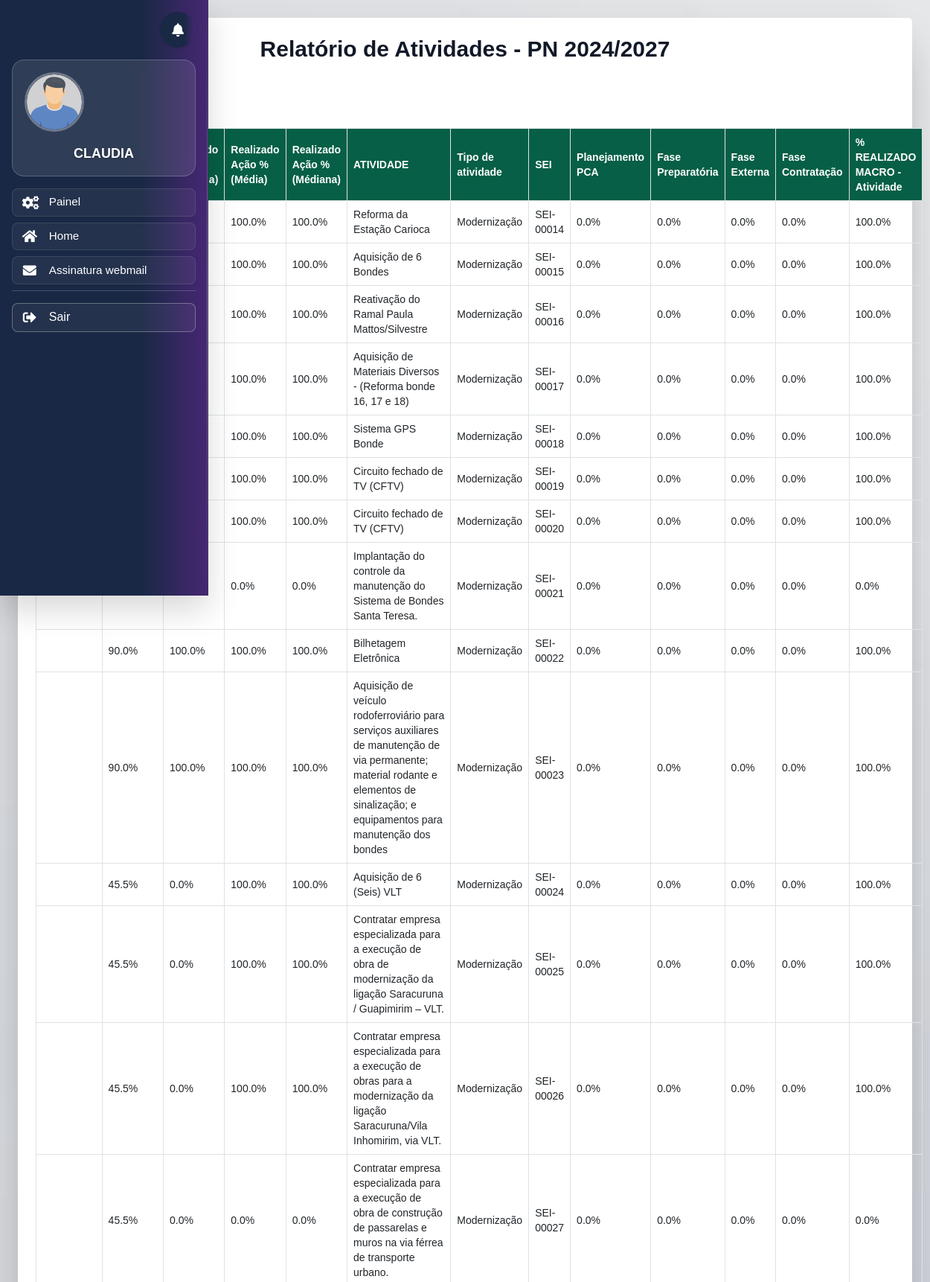
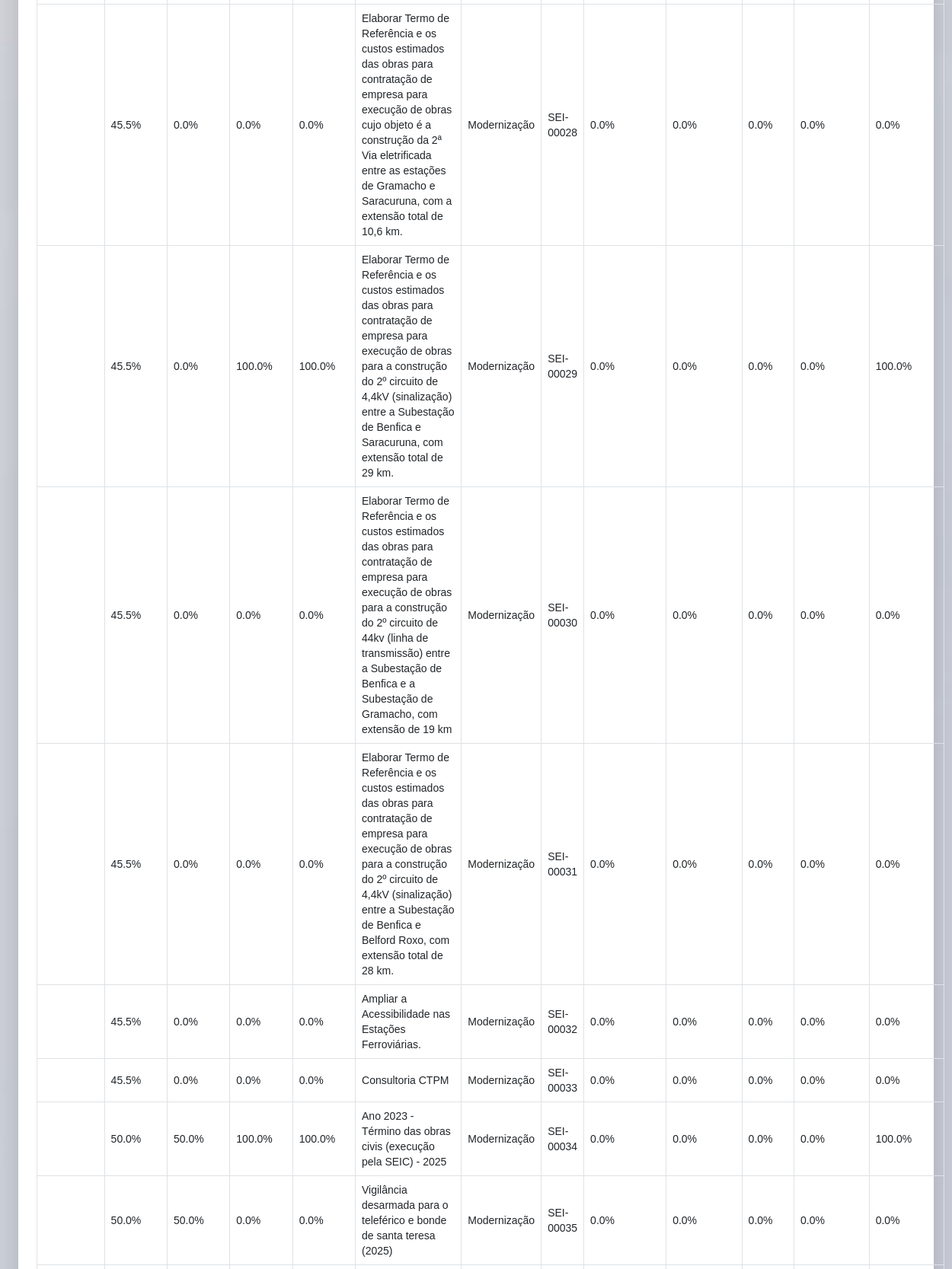
Page /relatoriosplanejamento.php (signed in, upper part) on the committed database (2 pictures, top to bottom).
### tables this page shows
CREATE TABLE `planejamento` (
  `id` int(11) NOT NULL,
  `titulo_oportunidade` varchar(255) NOT NULL,
  `setor` varchar(100) NOT NULL,
  `valor_estimado` decimal(15,2) NOT NULL DEFAULT 0.00,
  `prazo` date NOT NULL,
  `status` varchar(50) NOT NULL,
  `descricao` text DEFAULT NULL,
  `project_plan` longtext DEFAULT NULL CHECK (json_valid(`project_plan`)),
  `created_at` timestamp NOT NULL DEFAULT current_timestamp(),
  `pe_code` varchar(220) NOT NULL
);

CREATE TABLE `macroetapas` (
  `id` bigint(20) NOT NULL,
  `planejamento_id` bigint(20) NOT NULL,
  `setor` varchar(220) NOT NULL,
  `nome_macroetapa` varchar(255) NOT NULL,
  `responsavel` varchar(255) DEFAULT NULL,
  `etapa_nome` longtext NOT NULL,
  `etapa_concluida` enum('sim','não') DEFAULT 'não',
  `data_conclusao` date NOT NULL
);

### relatoriosplanejamento.php (the view, shortened to what this page needs)
<?php
function carregarDados($pdo) {
    $stmt = $pdo->query("SELECT id, pe_code, titulo_oportunidade, setor, valor_estimado, prazo, status, descricao, project_plan, created_at FROM planejamento");
    $planejamento = $stmt->fetchAll(PDO::FETCH_ASSOC);
    $stmt = $pdo->query("SELECT id, planejamento_id, setor, nome_macroetapa, responsavel, etapa_nome, etapa_concluida, data_conclusao FROM macroetapas");
    $macroetapas = $stmt->fetchAll(PDO::FETCH_ASSOC);
    $macro_by_id = [];
    foreach ($macroetapas as $me) {
        $pid = $me['planejamento_id'];
        if (!isset($macro_by_id[$pid])) {
            $macro_by_id[$pid] = [];
        }
        $macro_by_id[$pid][] = $me;
    }
    return ['planejamento' => $planejamento, 'macroetapas' => $macroetapas, 'macro_by_id' => $macro_by_id];
}
try {
    $pdo = new PDO("mysql:host=localhost;dbname=gm_sicbd;charset=utf8", 'root', '');
    $pdo->setAttribute(PDO::ATTR_ERRMODE, PDO::ERRMODE_EXCEPTION);
} catch (PDOException $e) {
    die("Erro na conexão com o banco de dados: " . $e->getMessage());
}
$datos = carregarDados($pdo);
$planejamento = $datos['planejamento'];
$macro_by_id = $datos['macro_by_id'];
$setores = array_unique(array_column($planejamento, 'setor'));
$setorStats = [];
foreach ($setores as $setor) {
    $oportunidadesSetor = array_filter($planejamento, function($p) use ($setor) { return $p['setor'] === $setor; });
    $progressos = [];
    foreach ($oportunidadesSetor as $op) {
        $etapas = $macro_by_id[$op['id']] ?? [];
        $total = count($etapas);
        $completed = count(array_filter($etapas, function($me) { return $me['etapa_concluida'] === 'sim'; }));
        $progressos[] = $total > 0 ? ($completed / $total) * 100 : 0;
    }
    sort($progressos);
    $count = count($progressos);
    $media = $count > 0 ? array_sum($progressos) / $count : 0;
    $mediana = $count > 0 ? ($count % 2 == 0 ? ($progressos[$count/2 - 1] + $progressos[$count/2]) / 2 : $progressos[($count-1)/2]) : 0;
    $setorStats[$setor] = ['media' => $media, 'mediana' => $mediana];
}
$faseMap = [
    "PLANEJAMENTO PCA" => "Planejamento PCA",
    "FASE PREPARATÓRIA" => "Fase Preparatória",
    "FASE EXTERNA" => "Fase Externa",
    "FASE DE CONTRATAÇÃO" => "Fase Contratação"
];
$phases = array_values($faseMap);
include 'header.php';
?>
<!DOCTYPE html>
<html lang="pt-BR">
<head>
    <script src="https://cdn.tailwindcss.com"></script>
</head>
<body class="bg-gray-100 min-h-screen flex flex-col items-center justify-center p-4">
    <div class="w-full max-w-7xl bg-white shadow-2xl rounded-lg p-6">
        <h1 class="text-3xl font-bold text-gray-900 mb-6 text-center">Relatório de Atividades - PN 2024/2027</h1>
        <button id="gerarRelatorio" class="mb-6 bg-green-700 text-white px-5 py-2 rounded-md hover:bg-green-800 transition duration-200">Atualizar Relatório</button>
        <table id="tabelaRelatorio" class="w-full border-collapse text-sm">
            <thead>
                <tr>
                    <th class="border p-2 text-left font-semibold">Referência</th>
                    <th class="border p-2 text-left font-semibold">Realizado Tema % (Média)</th>
                    <th class="border p-2 text-left font-semibold">Realizado Tema % (Médiana)</th>
                    <th class="border p-2 text-left font-semibold">Realizado Ação % (Média)</th>
                    <th class="border p-2 text-left font-semibold">Realizado Ação % (Médiana)</th>
                    <th class="border p-2 text-left font-semibold">ATIVIDADE</th>
                    <th class="border p-2 text-left font-semibold">Tipo de atividade</th>
                    <th class="border p-2 text-left font-semibold">SEI</th>
                    <th class="border p-2 text-left font-semibold">Planejamento PCA</th>
                    <th class="border p-2 text-left font-semibold">Fase Preparatória</th>
                    <th class="border p-2 text-left font-semibold">Fase Externa</th>
                    <th class="border p-2 text-left font-semibold">Fase Contratação</th>
                    <th class="border p-2 text-left font-semibold">% REALIZADO MACRO - Atividade</th>
                </tr>
            </thead>
            <tbody id="relatorioBody">
                <?php foreach ($planejamento as $oportunidade): ?>
                    <?php
                    $pid = $oportunidade['id'];
                    $etapas = $macro_by_id[$pid] ?? [];
                    $totalEtapas = count($etapas);
                    $completedEtapas = count(array_filter($etapas, function($me) { return $me['etapa_concluida'] === 'sim'; }));
                    $progressAcao = $totalEtapas > 0 ? ($completedEtapas / $totalEtapas) * 100 : 0;
                    $setor = $oportunidade['setor'];
                    $project_plan = json_decode($oportunidade['project_plan'], true) ?? [];
                    $faseTotal = array_fill_keys($phases, 0);
                    foreach ($project_plan as $macro) {
                        $macro_name = $macro['name'] ?? $macro['nome_macroetapa'] ?? 'N/A';
                        $fase = $faseMap[$macro_name] ?? 'N/A';
                        if (in_array($fase, $phases)) {
                            $faseTotal[$fase] += count($macro['etapas'] ?? []);
                        }
                    }
                    $faseProgress = array_fill_keys($phases, 0);
                    foreach ($etapas as $me) {
                        $macro_name = $me['nome_macroetapa'];
                        $fase = $faseMap[$macro_name] ?? 'N/A';
                        if (in_array($fase, $phases) && $me['etapa_concluida'] === 'sim') {
                            $faseProgress[$fase]++;
                        }
                    }
                    $fasePercent = [];
                    foreach ($phases as $phase) {
                        $t = $faseTotal[$phase];
                        $c = $faseProgress[$phase];
                        $fasePercent[$phase] = $t > 0 ? ($c / $t) * 100 : 0;
                    }
                    $mediaTema = $setorStats[$setor]['media'] ?? 0;
                    $medianaTema = $setorStats[$setor]['mediana'] ?? 0;
                    $mediaAcao = $progressAcao;
                    $medianaAcao = $progressAcao;
                    $tipoAtividade = strpos($oportunidade['titulo_oportunidade'], 'Manutenção') !== false ? 'Manutenção' : 'Modernização';
                    $sei = 'SEI-' . str_pad($oportunidade['id'], 5, '0', STR_PAD_LEFT);
                    ?>
                    <tr class="toggle-details">
                        <td class="border p-2"><?php echo htmlspecialchars($oportunidade['pe_code'] ?? 'N/A'); ?></td>
                        <td class="border p-2"><?php echo number_format($mediaTema, 1); ?>%</td>
                        <td class="border p-2"><?php echo number_format($medianaTema, 1); ?>%</td>
                        <td class="border p-2"><?php echo number_format($mediaAcao, 1); ?>%</td>
                        <td class="border p-2"><?php echo number_format($medianaAcao, 1); ?>%</td>
                        <td class="border p-2"><?php echo htmlspecialchars($oportunidade['titulo_oportunidade']); ?></td>
                        <td class="border p-2"><?php echo htmlspecialchars($tipoAtividade); ?></td>
                        <td class="border p-2"><?php echo $sei; ?></td>
                        <td class="border p-2"><?php echo number_format($fasePercent['Planejamento PCA'], 1); ?>%</td>
                        <td class="border p-2"><?php echo number_format($fasePercent['Fase Preparatória'], 1); ?>%</td>
                        <td class="border p-2"><?php echo number_format($fasePercent['Fase Externa'], 1); ?>%</td>
                        <td class="border p-2"><?php echo number_format($fasePercent['Fase Contratação'], 1); ?>%</td>
                        <td class="border p-2"><?php echo number_format($progressAcao, 1); ?>%</td>
                    </tr>
                <?php endforeach; ?>
            </tbody>
        </table>
    </div>
</body>
</html>
<?php
include 'footer.php';
?> ```

### src/style/lateral-menu.css (style rules this page uses)
:root { --primary-gradient: linear-gradient(90deg, #192844 67.81%, #472774 100%); --secondary-gradient: linear-gradient(135deg, #472774 0%, #6a4c93 100%); --accent-gradient: linear-gradient(135deg, #667eea 0%, #764ba2 100%); --success-gradient: linear-gradient(135deg, #4facfe 0%, #00f2fe 100%); --warning-gradient: linear-gradient(135deg, #43e97b 0%, #38f9d7 100%); --danger-gradient: linear-gradient(135deg, #fa709a 0%, #fee140 100%); --glass-gradient: linear-gradient(135deg, rgba(255, 255, 255, 0.1) 0%, rgba(255, 255, 255, 0.05) 100%); --primary-color: #192844; --secondary-color: #472774; --accent-color: #667eea; --text-dark: #2d3748; --text-light: #718096; --bg-light: #f7fafc; --bg-white: #ffffff; --border-color: #e2e8f0; --shadow-sm: 0 1px 3px rgba(0, 0, 0, 0.1); --shadow-md: 0 4px 6px rgba(0, 0, 0, 0.1); --shadow-lg: 0 10px 25px rgba(0, 0, 0, 0.15); --shadow-xl: 0 20px 40px rgba(0, 0, 0, 0.2); --border-radius: 12px; --border-radius-sm: 6px; --transition-fast: all 0.2s ease; --transition-smooth: all 0.3s cubic-bezier(0.25, 0.46, 0.45, 0.94); --sidebar-width: 280px; }
* { box-sizing: border-box; }
body { margin: 0; padding: 0; font-family: "Inter", -apple-system, BlinkMacSystemFont, "Segoe UI", Roboto, sans-serif; background-image: url('../img/bk.png'); background-size: cover; background-position: center; background-repeat: no-repeat; overflow-x: hidden; }

### src/style/sino.css (style rules this page uses)
:root { --primary-gradient: linear-gradient(90deg, #192844 67.81%, #472774 100%); --notification-primary: #192844; --notification-secondary: #472774; --notification-accent: #00bcd4; --notification-success: #28a745; --notification-warning: #ffc107; --notification-danger: #dc3545; --notification-white: #ffffff; --notification-light: #f8f9fa; --notification-dark: #343a40; --shadow-sm: 0 2px 8px rgba(0, 0, 0, 0.1); --shadow-md: 0 4px 16px rgba(0, 0, 0, 0.15); --shadow-lg: 0 8px 32px rgba(0, 0, 0, 0.2); --border-radius: 12px; --transition: all 0.3s cubic-bezier(0.4, 0, 0.2, 1); }

### src/style/modal-perfil.css (style rules this page uses)
:root { --primary-gradient: linear-gradient(90deg, #192844 67.81%, #472774 100%); --secondary-gradient: linear-gradient(135deg, #667eea 0%, #764ba2 100%); --success-gradient: linear-gradient(135deg, #4facfe 0%, #00f2fe 100%); --warning-gradient: linear-gradient(135deg, #43e97b 0%, #38f9d7 100%); --danger-gradient: linear-gradient(135deg, #fa709a 0%, #fee140 100%); --accent-gradient: linear-gradient(135deg, #a8edea 0%, #fed6e3 100%); --text-dark: #2d3748; --text-light: #718096; --text-muted: #a0aec0; --bg-white: #ffffff; --bg-light: #f8fafc; --border-color: #e2e8f0; --shadow-sm: 0 2px 4px rgba(0, 0, 0, 0.05); --shadow-md: 0 4px 12px rgba(0, 0, 0, 0.08); --shadow-lg: 0 8px 24px rgba(0, 0, 0, 0.12); --shadow-xl: 0 20px 40px rgba(0, 0, 0, 0.15); --border-radius: 16px; --border-radius-sm: 8px; --transition-fast: all 0.15s ease-out; --transition-normal: all 0.25s ease-out; --transition-slow: all 0.35s ease-out; --easing-natural: cubic-bezier(0.25, 0.46, 0.45, 0.94); --easing-smooth: cubic-bezier(0.4, 0, 0.2, 1); --font-family: "Segoe UI", Tahoma, Geneva, Verdana, sans-serif; }

### relatoriosplanejamento.php (style rules this page uses)
.toggle-details { cursor: pointer; }
thead th { position: sticky; top: 0; background-color: #065f46; color: white; z-index: 1; }

### footer.php (style rules this page uses)
:root { --cor-primaria: #005a92; --cor-secundaria: #ffffff; --cor-hover: #003f66; --cor-accent: #00aaff; --cor-texto: #333; --cor-fundo: #f5f5f5; --cor-gradiente: linear-gradient(135deg, #005a92, #007bc1); }
body { margin: 0; padding-bottom: 80px; font-family: 'Arial', sans-serif; background-color: var(--cor-fundo); }

### rows in the picture
planejamento: id.etapa_concluida "100.0", titulo_oportunidade "Reforma da Estação Carioca", titulo_oportunidade "Modernização", id "SEI-00014", Planejamento "0.0", Fase "0.0"
planejamento: setor "90.0", id.etapa_concluida "100.0", titulo_oportunidade "Aquisição de 6 Bondes", titulo_oportunidade "Modernização", id "SEI-00015", Planejamento "0.0", Fase "0.0"
planejamento: mediaAcao "100.0", medianaAcao "100.0", titulo_oportunidade "Reativação do Ramal Paula Mattos/Silvestre", titulo_oportunidade "Modernização", id "SEI-00016", Planejamento "0.0", Fase "0.0", progressAcao "100.0"
planejamento: mediaAcao "100.0", medianaAcao "100.0", titulo_oportunidade "Aquisição de Materiais Diversos - (Reforma bonde 16, 17 e 18)", titulo_oportunidade "Modernização", id "SEI-00017", Planejamento "0.0", Fase "0.0", progressAcao "100.0"
planejamento: mediaAcao "100.0", medianaAcao "100.0", titulo_oportunidade "Sistema GPS Bonde", titulo_oportunidade "Modernização", id "SEI-00018", Planejamento "0.0", Fase "0.0", progressAcao "100.0"
planejamento: mediaAcao "100.0", medianaAcao "100.0", titulo_oportunidade "Circuito fechado de TV (CFTV)", titulo_oportunidade "Modernização", id "SEI-00019", Planejamento "0.0", Fase "0.0", progressAcao "100.0"
planejamento: mediaAcao "100.0", medianaAcao "100.0", titulo_oportunidade "Circuito fechado de TV (CFTV)", titulo_oportunidade "Modernização", id "SEI-00020", Planejamento "0.0", Fase "0.0", progressAcao "100.0"
planejamento: id.etapa_concluida "0.0", titulo_oportunidade "Implantação do controle da manutenção do Sistema de Bondes Santa Teresa.", titulo_oportunidade "Modernização", id "SEI-00021", Planejamento "0.0", Fase "0.0"
planejamento: setor "90.0", setor "100.0", id.etapa_concluida "100.0", titulo_oportunidade "Bilhetagem Eletrônica", titulo_oportunidade "Modernização", id "SEI-00022", Planejamento "0.0", Fase "0.0"
planejamento: setor "90.0", setor "100.0", id.etapa_concluida "100.0", titulo_oportunidade "Aquisição de veículo rodoferroviário para serviços auxiliares de manutenção de via permanente; material rodante e elementos de sinalização; e equipamentos para manutenção dos bondes", titulo_oportunidade "Modernização", id "SEI-00023", Planejamento "0.0", Fase "0.0"
planejamento: setor "45.5", setor "0.0", id.etapa_concluida "100.0", titulo_oportunidade "Aquisição de 6 (Seis) VLT", titulo_oportunidade "Modernização", id "SEI-00024", Planejamento "0.0", Fase "0.0"
planejamento: setor "45.5", setor "0.0", id.etapa_concluida "100.0", titulo_oportunidade "Contratar empresa especializada para a execução de obra de modernização da ligação Saracuruna / Guapimirim – VLT.", titulo_oportunidade "Modernização", id "SEI-00025", Planejamento "0.0", Fase "0.0"
planejamento: setor "45.5", setor "0.0", id.etapa_concluida "100.0", titulo_oportunidade "Contratar empresa especializada para a execução de obras para a modernização da ligação Saracuruna/Vila Inhomirim, via VLT.", titulo_oportunidade "Modernização", id "SEI-00026", Planejamento "0.0", Fase "0.0"
planejamento: setor "45.5", setor "0.0", id.etapa_concluida "0.0", titulo_oportunidade "Contratar empresa especializada para a execução de obra de construção de passarelas e muros na via férrea de transporte urbano.", titulo_oportunidade "Modernização", id "SEI-00027", Planejamento "0.0", Fase "0.0"
planejamento: setor "45.5", setor "0.0", id "0.0", titulo_oportunidade "Elaborar Termo de Referência e os custos estimados das obras para contratação de empresa para execução de obras cujo objeto é a construção da 2ª Via eletrificada entre as estações de Gramacho e Saracuruna, com a extensão total de 10,6 km.", titulo_oportunidade "Modernização", id "SEI-00028", Planejamento "0.0", Fase "0.0"
planejamento: setor "45.5", setor "0.0", id.etapa_concluida "100.0", titulo_oportunidade "Elaborar Termo de Referência e os custos estimados das obras para contratação de empresa para execução de obras para a construção do 2º circuito de 4,4kV (sinalização) entre a Subestação de Benfica e Saracuruna, com extensão total de 29 km.", titulo_oportunidade "Modernização", id "SEI-00029", Planejamento "0.0", Fase "0.0"
planejamento: setor "45.5", setor "0.0", id "0.0", titulo_oportunidade "Elaborar Termo de Referência e os custos estimados das obras para contratação de empresa para execução de obras para a construção do 2º circuito de 44kv (linha de transmissão) entre a Subestação de Benfica e a Subestação de Gramacho, com extensão de 19 km", titulo_oportunidade "Modernização", id "SEI-00030", Planejamento "0.0", Fase "0.0"
planejamento: setor "45.5", setor "0.0", id "0.0", titulo_oportunidade "Elaborar Termo de Referência e os custos estimados das obras para contratação de empresa para execução de obras para a construção do 2º circuito de 4,4kV (sinalização) entre a Subestação de Benfica e Belford Roxo, com extensão total de 28 km.", titulo_oportunidade "Modernização", id "SEI-00031", Planejamento "0.0", Fase "0.0"
planejamento: setor "45.5", setor "0.0", id "0.0", titulo_oportunidade "Ampliar a Acessibilidade nas Estações Ferroviárias.", titulo_oportunidade "Modernização", id "SEI-00032", Planejamento "0.0", Fase "0.0"
planejamento: setor "45.5", setor "0.0", id.etapa_concluida "0.0", titulo_oportunidade "Consultoria CTPM", titulo_oportunidade "Modernização", id "SEI-00033", Planejamento "0.0", Fase "0.0"
planejamento: setor "50.0", id.etapa_concluida "100.0", titulo_oportunidade "Ano 2023 - Término das obras civis (execução pela SEIC) - 2025", titulo_oportunidade "Modernização", id "SEI-00034", Planejamento "0.0", Fase "0.0"
planejamento: setor "50.0", id.etapa_concluida "0.0", titulo_oportunidade "Vigilância desarmada para o teleférico e bonde de santa teresa (2025)", titulo_oportunidade "Modernização", id "SEI-00035", Planejamento "0.0", Fase "0.0"

### other values in the picture
$username "CLAUDIA"
$item['nome'] "Painel"
$item['nome'] "Home"
$item['nome'] "Assinatura webmail"
